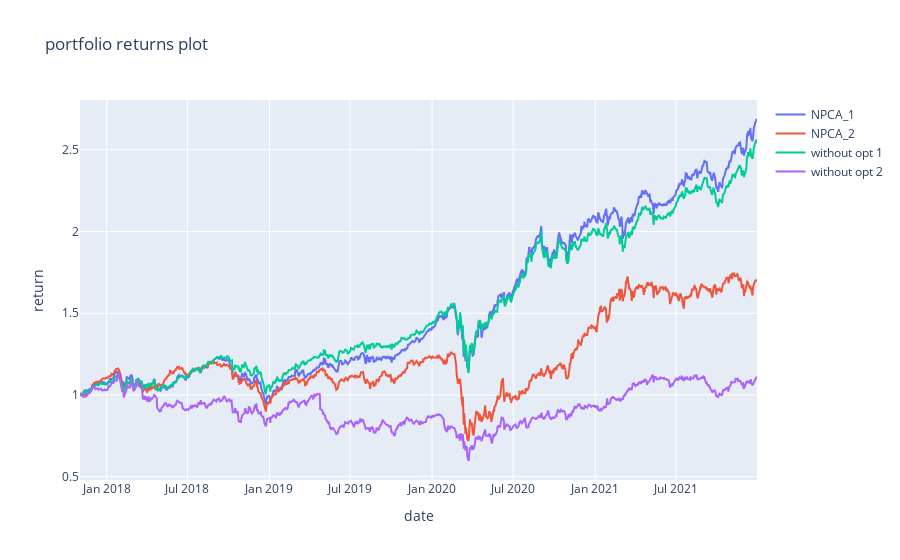

The notebook cell saved with this chart:
### Code cell
portfolio_returns = [npca_1_portfolio_return, npca_2_portfolio_return, basic_1_portfolio_return, basic_2_portfolio_return]
names = ['NPCA_1', 'NPCA_2', 'without opt 1', 'without opt 2']
plot_returns(names, portfolio_returns, 'portfolio returns plot')

### Figure 1 — Plotly figure (JSON) as saved in the notebook; plotly's stock layout.template omitted (floating-point values rounded to 4 significant figures; data arrays with more than 128 entries replaced by an {"elided": "..."} marker saying what was removed)
{"data": [{"name": "NPCA_1", "type": "scatter", "x": {"elided": "1047 str values"}, "y": {"elided": "1047 float values"}}, {"name": "NPCA_2", "type": "scatter", "x": {"elided": "1047 str values"}, "y": {"elided": "1047 float values"}}, {"name": "without opt 1", "type": "scatter", "x": {"elided": "1047 str values"}, "y": {"elided": "1047 float values"}}, {"name": "without opt 2", "type": "scatter", "x": {"elided": "1047 str values"}, "y": {"elided": "1047 float values"}}], "layout": {"title": {"text": "portfolio returns plot"}, "xaxis": {"title": {"text": "date"}}, "yaxis": {"title": {"text": "return"}}}}
